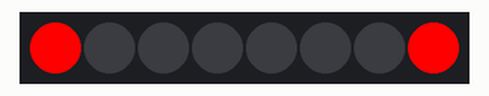
This sketch was run on a simulated Arduino Uno, built with avr-gcc and run on an emulated ATmega328P. On the bench: 8 RGB LEDs in strip order, left to right.

Above: at 7.1 s.
At 11.6 s:
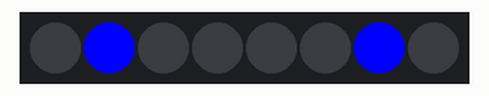
At 16.6 s:
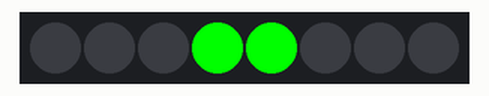
At 23.7 s:
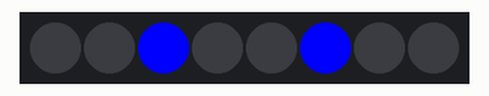
At 30.7 s:
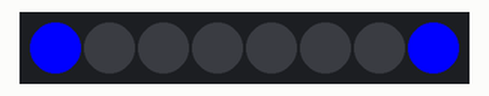
At 39.2 s:
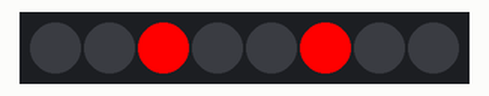
Timing chart, 0 to 40.0 s (numbered marks = the images above):
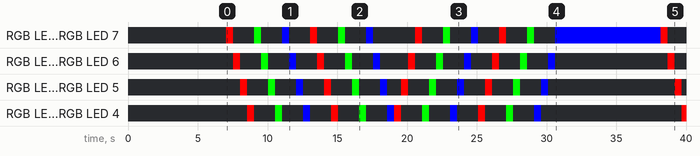

The sketch:

RGB_Buttons.ino
```cpp
#include <Adafruit_TLC5947.h>
#include "RGB_Buttons.h"

//#define DEBUG

#define numBoards 1                                                             // Number of linked TLC5947s
#define rows 2																	// Number of rows on the CCD
#define cols 4																	// Number of cols on the CCD

#define clk 4                                                                   // Data clock
#define dout 5                                                                  // Data output to CCD
#define lat 6                                                                   // Data latch signal
#define oe_n -1                                                                 // Data output enable


Adafruit_TLC5947 CCD(numBoards, clk, dout, lat);                                // Instantiate TLC5947 constant current driver

led myLEDs[numBoards][rows][cols];                                              // Create pointer for dynamic array of LEDs

uint16_t oldRedGoal;                                                            // Old red goal value for rotating goals after transmission
uint16_t oldGreenGoal;                                                          // Old green goal value for rotating goals after transmission
uint16_t oldBlueGoal;                                                           // Old blue goal value for rotating goals after transmission

/****************************************************************
Name: setup()
Inputs: none.
Outputs: none.
Description: Standard Arduino setup function. Initializes values
			 and calls begin for features.
*****************************************************************/
void setup(){
	CCD.begin();                                                                // Start TLC5947 communications

	#ifdef DEBUG                                                                // If in debug mode
		Serial.begin(9600);                                                     // Start serial communications
		Serial.println("Begin program");                                        // Mark start of program
	#endif

	// Optional data output enable //
	if(oe_n >= 0){                                                              // If oe_n is not 0
		pinMode(oe_n, OUTPUT);                                                  // Enable the pin as an output
		digitalWrite(oe_n, LOW);                                                // Hold it low
	}

	// Initialize LEDs //
	for(int i = 0; i < numBoards; i++){
		for(int j = 0; j < rows; j++){
			for(int k = 0; k < cols; k++){
				/*******************************************
					Apply this numbering scheme to the LEDs:
				    7  6  5  4		15 14 13 12
					0  1  2  3		 8  9 10 11
				********************************************/
				if(j % 2 == 0){
					myLEDs[i][j][k].ledNum = (8 * (i + 1)) - (1 + k);
				}
				else{
					myLEDs[i][j][k].ledNum = (8 * i) + k;
				}

				// Clear all values and goals //
				for(int x = 0; x < 3; x++){
					myLEDs[i][j][k].rgb[x] = 0;
					myLEDs[i][j][k].rgbGoal[x] = 0;
				}

				#ifdef DEBUG
					Serial.print("LED ");
					Serial.print(myLEDs[i][j][k].ledNum);
					Serial.println(" initialized!");

					Serial.print("RED");
					Serial.print(myLEDs[i][j][k].ledNum);
					Serial.print(": ");
					Serial.println(myLEDs[i][j][k].rgb[0]);

					Serial.print("GREEN");
					Serial.print(myLEDs[i][j][k].ledNum);
					Serial.print(": ");
					Serial.println(myLEDs[i][j][k].rgb[1]);

					Serial.print("BLUE");
					Serial.print(myLEDs[i][j][k].ledNum);
					Serial.print(": ");
					Serial.println(myLEDs[i][j][k].rgb[2]);

					Serial.println();
				#endif
			}
		}
	}

	// Initialize temporary containers //
	oldRedGoal   = 0;
	oldGreenGoal = 0;
	oldBlueGoal  = 0;

	// Latch in new values and change LEDs //
	CCD.write();
}

/****************************************************************
Name: loop()
Inputs: none.
Outputs: none.
Description: Standard Arduino loop function. Loops indefinitely.
*****************************************************************/
void loop(){
	flow(5, 0, 0, S20, "right");
	flow(5, 0, 0, S20, "left");
	zigZag(5, 0, 0, S20);
	blinkDown(2, 500, "right");
	blinkDown(2, 500, "left");

	#ifdef DEBUG
		while(1){};
	#endif
}


/****************************************************************
Name: flow()
Inputs: numLoops - Integer representing how many times to loop.
		transDelay - Integer representing how long to delay
					 between steps.
		holdDelay - Integer representing how long to hold the
					goal values.
		speed - Speed object representing stepSize to pass to
				fadeStep.
				Possible values: S1 - S24
		direction - String representing which direction to flow.
					Possible values:
						- "right": flow right.
						- "left": flow left.
Outputs: none
Description: flow function fades the LEDs down the line like the
			 colors are flowing in the direction specified.
*****************************************************************/
void flow(int numLoops, int transDelay, int holdDelay, Speed speed, String direction){
	// For each LED intialize the values to prevent overflow from //
	// previous functions. //
	for(int i = 0; i < numBoards; i++){
		for(int j = 0; j < rows; j++){
			for(int k = 0; k < cols; k++){
				// Clear values //
				for(int x = 0; x < 3; x++){
					myLEDs[i][j][k].rgb[x] = 0;
					myLEDs[i][j][k].rgbGoal[x]= 0;
				}

				// If we are flowing right //
				if(direction == "right"){
					// and the LEDs board number is even //
					if(i % 2 == 0){
						switch(k){
							case 0:                                             // and the LED is in column 0 or 3
							case 3:
								myLEDs[i][j][k].rgb[0] = 4095;                  // Set LED red
								myLEDs[i][j][k].rgbGoal[1] = 4095;              // Turn green
								break;

							case 1:                                             // and the LED is in column 1
								myLEDs[i][j][k].rgb[2] = 4095;                  // Set LED blue
								myLEDs[i][j][k].rgbGoal[0] = 4095;              // Turn red
								break;

							case 2:                                             // and the LED is in column 2
								myLEDs[i][j][k].rgb[1] = 4095;                  // Set LED green
								myLEDs[i][j][k].rgbGoal[2] = 4095;              // Turn blue
								break;
						}
					}
					// and the LEDs board number is odd //
					else{
						switch(k){
							case 0:                                             // and the LED is in column 0 or 3
							case 3:
								myLEDs[i][j][k].rgb[2] = 4095;                  // Set the LED blue
								myLEDs[i][j][k].rgbGoal[0] = 4095;              // Turn red
								break;

							case 1:                                             // and the LED is in column 1
								myLEDs[i][j][k].rgb[1] = 4095;                  // Set the LED green
								myLEDs[i][j][k].rgbGoal[2] = 4095;              // Turn blue
								break;

							case 2:                                             // and the LED is in column 2
								myLEDs[i][j][k].rgb[0] = 4095;                  // Set the LED red
								myLEDs[i][j][k].rgbGoal[1] = 4095;              // Turn green
								break;
						}
					}
				}
				// If we are flowing left //
				else if(direction == "left"){
					// and the LEDs board number is even //
					if(i % 2 == 0){
						switch(k){
							case 0:                                             // and the LED is in column 0 or 3
							case 3:
								myLEDs[i][j][k].rgb[0] = 4095;                  // Set the LED red
								myLEDs[i][j][k].rgbGoal[2] = 4095;              // Turn blue
								break;

							case 1:                                             // and the LED is in column 1
								myLEDs[i][j][k].rgb[2] = 4095;                  // Set the LED blue
								myLEDs[i][j][k].rgbGoal[1] = 4095;              // Turn green
								break;

							case 2:                                             // and the LED is in column 2
								myLEDs[i][j][k].rgb[1] = 4095;                  // Set the LED green
								myLEDs[i][j][k].rgbGoal[0] = 4095;              // Turn red
								break;
						}
					}
					// and the LEDs board number is odd //
					else{
						switch(k){
							case 0:                                             // and the LED is in column 0 or 3
							case 3:
								myLEDs[i][j][k].rgb[2] = 4095;                  // Set the LED blue
								myLEDs[i][j][k].rgbGoal[1] = 4095;              // Turn green
								break;

							case 1:                                             // and the LED is in column 1
								myLEDs[i][j][k].rgb[1] = 4095;                  // Set the LED green
								myLEDs[i][j][k].rgbGoal[0] = 4095;              // Turn red
								break;

							case 2:                                             // and the LED is in column 2
								myLEDs[i][j][k].rgb[0] = 4095;                  // Set the LED red
								myLEDs[i][j][k].rgbGoal[2] = 4095;              // Turn blue
								break;
						}
					}
				}

				CCD.setLED(myLEDs[i][j][k].ledNum, myLEDs[i][j][k].rgb[0],      // Set LED RGB values in TLC5947
						   myLEDs[i][j][k].rgb[1], myLEDs[i][j][k].rgb[2]);


				#ifdef DEBUG                                                    // If in DEBUG mode
					Serial.print("LED ");
					Serial.print(myLEDs[i][j][k].ledNum);
					Serial.println("'s flow() starting values set!");

					Serial.print("RED");
					Serial.print(myLEDs[i][j][k].ledNum);
					Serial.print(": ");
					Serial.println(myLEDs[i][j][k].rgb[0]);

					Serial.print("GREEN");
					Serial.print(myLEDs[i][j][k].ledNum);
					Serial.print(": ");
					Serial.println(myLEDs[i][j][k].rgb[1]);

					Serial.print("BLUE");
					Serial.print(myLEDs[i][j][k].ledNum);
					Serial.print(": ");
					Serial.println(myLEDs[i][j][k].rgb[2]);

					Serial.print("REDGOAL");
					Serial.print(myLEDs[i][j][k].ledNum);
					Serial.print(": ");
					Serial.println(myLEDs[i][j][k].rgbGoal[0]);

					Serial.print("GREENGOAL");
					Serial.print(myLEDs[i][j][k].ledNum);
					Serial.print(": ");
					Serial.println(myLEDs[i][j][k].rgbGoal[1]);

					Serial.print("BLUEGOAL");
					Serial.print(myLEDs[i][j][k].ledNum);
					Serial.print(": ");
					Serial.println(myLEDs[i][j][k].rgbGoal[2]);

					Serial.println();
				#endif
			}
		}
	}
	CCD.write();                                                                // Write initial colors

	// Loop numLoops times //
	for(int loop = 0; loop < numLoops; loop++){
		#ifdef DEBUG                                                            // if in DEBUG mode
			Serial.print("Loop ");
			Serial.print(x);
			Serial.println("begin:");
		#endif

		// Loop through an entire cycle //
		for(int y = 0; y < 3; y++){
			while(!goalAchieved()){
				for(int i = 0; i < numBoards; i++){
					for(int j = 0; j < rows; j++){
						for(int k = 0; k < cols; k++){
							fadeStep(myLEDs[i][j][k], transDelay, speed);
						}
					}
				}
			}

			// For each LED, swap the goals to simulate "flow" //
			for(int i = 0; i < numBoards; i++){
				for(int j = 0; j < rows; j++){
					for(int k = 0; k < cols; k++){
						// If we are flowing right
						if(direction == "right"){
							oldRedGoal = myLEDs[i][j][k].rgbGoal[0];
							oldGreenGoal = myLEDs[i][j][k].rgbGoal[1];
							oldBlueGoal = myLEDs[i][j][k].rgbGoal[2];
							myLEDs[i][j][k].rgbGoal[0] = oldBlueGoal;           // If it was blue turn red
							myLEDs[i][j][k].rgbGoal[1] = oldRedGoal;            // If it was red turn green
							myLEDs[i][j][k].rgbGoal[2] = oldGreenGoal;          // If it was green turn blue
						}
						// If we are flowing left
						else if(direction == "left"){
							oldRedGoal = myLEDs[i][j][k].rgbGoal[0];
							oldGreenGoal = myLEDs[i][j][k].rgbGoal[1];
							oldBlueGoal = myLEDs[i][j][k].rgbGoal[2];
							myLEDs[i][j][k].rgbGoal[0] = oldGreenGoal;          // If it green turn red
							myLEDs[i][j][k].rgbGoal[1] = oldBlueGoal;           // If it was blue turn green
							myLEDs[i][j][k].rgbGoal[2] = oldRedGoal;            // If it was red turn blue
						}
					}
				}
			}

			delay(holdDelay);													// Delay before starting next color change
		}
	}
}


/****************************************************************
Name: zigZag()
Inputs: numLoops - Integer representing how many times to loop.
		transDelay - Integer representing how long to delay
					 between steps.
		holdDelay - Integer representing how long to hold the
					goal values.
		speed - Speed object representing stepSize to pass to
				fadeStep.
				Possible values: S1 - S24
Outputs: none
Description: zigZag draws a zig zag and swaps its orientation
			 while changing colors.
*****************************************************************/
void zigZag(int numLoops, int transDelay, int holdDelay, Speed speed){
	// Loop numLoops times //
	for(int loop = 0; loop < numLoops; loop++){
		// Once for each color //
		for(int color = 0; color < 3; color++){
			// Once for each zig-zag orientation //
			for(int dir = 0; dir < 2; dir++){
				// Set RGB values to full for LEDs that make up the zig-zag //
				for(int i = 0; i < numBoards; i++){
					for(int j = 0; j < rows; j++){
						for(int k = 0; k < cols; k++){
							// Clear values //
							for(int x = 0; x < 3; x++){
								myLEDs[i][j][k].rgb[x] = 0;
								myLEDs[i][j][k].rgbGoal[x]= 0;
							}

							// If the LED's index is even or odd depending on dir //
							if(myLEDs[i][j][k].ledNum % 2 != dir){
								myLEDs[i][j][k].rgb[color] = 4095; // Set the color RGB value to max
							}

							CCD.setLED(myLEDs[i][j][k].ledNum, myLEDs[i][j][k].rgb[0],      // Set LED RGB values in TLC5947
									   myLEDs[i][j][k].rgb[1], myLEDs[i][j][k].rgb[2]);

							#ifdef DEBUG
								Serial.print("LED ");
								Serial.print(myLEDs[i][j][k].ledNum);
								Serial.println("'s new values set!");

								Serial.print("RED");
								Serial.print(myLEDs[i][j][k].ledNum);
								Serial.print(": ");
								Serial.println(myLEDs[i][j][k].rgb[0]);

								Serial.print("GREEN");
								Serial.print(myLEDs[i][j][k].ledNum);
								Serial.print(": ");
								Serial.println(myLEDs[i][j][k].rgb[1]);

								Serial.print("BLUE");
								Serial.print(myLEDs[i][j][k].ledNum);
								Serial.print(": ");
								Serial.println(myLEDs[i][j][k].rgb[2]);
								Serial.println();
							#endif
						}
					}
				}
				CCD.write(); // Write RGB values to the TLC5947

				delay(holdDelay); // Hold for holdDelay

				// Fade to black //
				while(!goalAchieved()){
					for(int i = 0; i < numBoards; i++){
						for(int j = 0; j < rows; j++){
							for(int k = 0; k < cols; k++){
								fadeStep(myLEDs[i][j][k], transDelay, speed);
							}
						}
					}
				}
			}
		}
	}
}

/***************************************************************
Name: blinkDown()
Inputs: numLoops - Integer representing how many times to loop.
		holdDelay - Integer representing how long to hold values
					 high between blinks.
		direction - String representing which direction to blink.
					Possible values:
						- "right": blink right.
						- "left": blink left.
Outputs: none
Description: blinkDown blinks each color down once each per loop.
*****************************************************************/
void blinkDown(int numLoops, int holdDelay, String direction){
	int col = 0;
	for(int loop = 0; loop < numLoops; loop++){
		for(int color = 0; color < 3; color++){
			if(direction == "right"){
				col = 0;
			}
			else if(direction == "left"){
				col = (cols - 1);
			}

			while(col >= 0 && col < cols){
				for(int i = 0; i < numBoards; i++){
					for(int j = 0; j < rows; j++){
						for(int k = 0; k < cols; k++){
							// Clear values //
							for(int x = 0; x < 3; x++){
								myLEDs[i][j][k].rgb[x] = 0;
								myLEDs[i][j][k].rgbGoal[x]= 0;
							}

							if(k == col){
								myLEDs[i][j][k].rgb[color] = 4095;
							}

							CCD.setLED(myLEDs[i][j][k].ledNum, myLEDs[i][j][k].rgb[0],      // Set LED RGB values in TLC5947
									   myLEDs[i][j][k].rgb[1], myLEDs[i][j][k].rgb[2]);

							#ifdef DEBUG
								Serial.print("LED ");
								Serial.print(myLEDs[i][j][k].ledNum);
								Serial.println("'s new values set!");

								Serial.print("RED");
								Serial.print(myLEDs[i][j][k].ledNum);
								Serial.print(": ");
								Serial.println(myLEDs[i][j][k].rgb[0]);

								Serial.print("GREEN");
								Serial.print(myLEDs[i][j][k].ledNum);
								Serial.print(": ");
								Serial.println(myLEDs[i][j][k].rgb[1]);

								Serial.print("BLUE");
								Serial.print(myLEDs[i][j][k].ledNum);
								Serial.print(": ");
								Serial.println(myLEDs[i][j][k].rgb[2]);
								Serial.println();
							#endif
						}
					}
				}
				CCD.write();

				if(direction == "right"){
					col++;
				}
				else if(direction == "left"){
					col--;
				}

				delay(holdDelay);
			}
		}
	}
}


/****************************************************************
Name: fadeStep()
Inputs: myLED - led object for adjustment. Pass by reference.
		transDelay - Integer representing how long to delay
					 between steps.
		stepSize - How big of a step to make. This must be
				   a factor of 4095.
Outputs: none.
Description: Adjusts RGB values by one stepSize toward its goal
			 value.
*****************************************************************/
void fadeStep(struct led &myLED, int transDelay, int stepSize){
		if(myLED.rgb[0] < myLED.rgbGoal[0]){
			myLED.rgb[0] += stepSize;                                           // Step red by one stepSize up if it is less than its goal
		}
		else if(myLED.rgb[0] > myLED.rgbGoal[0]){
			myLED.rgb[0] -= stepSize;                                           // Step red by one stepSize down if it is more than its goal
		}

		if(myLED.rgb[1] < myLED.rgbGoal[1]){
			myLED.rgb[1] += stepSize;                                           // Step green by one stepSize up if it is less than its goal
		}
		else if(myLED.rgb[1] > myLED.rgbGoal[1]){
			myLED.rgb[1] -= stepSize;                                           // Step green by one stepSize down if it is more than its goal
		}

		if(myLED.rgb[2] < myLED.rgbGoal[2]){
			myLED.rgb[2] += stepSize;                                           // Step blue by one stepSize up if it is less than its goal
		}
		else if(myLED.rgb[2] > myLED.rgbGoal[2]){
			myLED.rgb[2] -= stepSize;                                           // Step blue by one stepSize down if it is more than its goal
		}

		#ifdef DEBUG                                                            // If in debug mode
			// Print out new RGB values written to TLC5947 //
			Serial.println("Write values:");
			Serial.print("RED");
			Serial.print(myLED.ledNum);
			Serial.print(": ");
			Serial.println(myLED.rgb[0]);
			Serial.print("GREEN");
			Serial.print(myLED.ledNum);
			Serial.print(": ");
			Serial.println(myLED.rgb[1]);
			Serial.print("BLUE");
			Serial.print(myLED.ledNum);
			Serial.print(": ");
			Serial.println(myLED.rgb[2]);
			Serial.println("");
		#endif

		CCD.setLED(myLED.ledNum, myLED.rgb[0], myLED.rgb[1], myLED.rgb[2]);     // Write new values to the TLC5947
		CCD.write();                                                            // Latch in new values

		delay(transDelay);                                                      // Wait for the delay time
}


/****************************************************************
Name: goalAchieved()
Inputs: none
Outputs: boolean.
Description: Checks RGB values vs RGB goals and returns a
			 boolean representing whether or not all the values
			 match the goals.
*****************************************************************/
bool goalAchieved(){
	for(int i = 0; i < numBoards; i++){
		for(int j = 0; j < rows; j++){
			for(int k = 0; k < cols; k++){
				if(myLEDs[i][j][k].rgb[0] != myLEDs[i][j][k].rgbGoal[0]){
					#ifdef DEBUG
						Serial.println("goalAchieved() red check returned false");
					#endif
					return false;
				}
				else if(myLEDs[i][j][k].rgb[1] != myLEDs[i][j][k].rgbGoal[1]){
					#ifdef DEBUG
						Serial.println("goalAchieved() green check returned false");
					#endif
					return false;
				}
				else if(myLEDs[i][j][k].rgb[2] != myLEDs[i][j][k].rgbGoal[2]){
					#ifdef DEBUG
						Serial.println("goalAchieved() blue check returned false");
					#endif
					return false;
				}
			}
		}
	}

	#ifdef DEBUG
		Serial.println("goalAchieved() returned true");
	#endif
	return true;
}
```

Source omitted: RGB_Buttons.h (805 bytes)

Measured:
- by itself, RGB LED 0, RGB LED 7: off → RGB(255, 0, 0) at 7.1 s, → off 0.50 s later, → RGB(0, 255, 0) 1.5 s later, → off 0.50 s later, … (25 changes in this stretch)
- by itself, RGB LED 1, RGB LED 6: off → RGB(255, 0, 0) at 7.6 s, → off 0.50 s later, → RGB(0, 255, 0) 1.5 s later, → off 0.50 s later, … (26 changes in this stretch)
- what the display in image 1 shows lasts 0.5 s, from 11.6 s to 12.1 s
- what the display in image 4 shows lasts 7.6 s, from 30.6 s to 38.2 s
